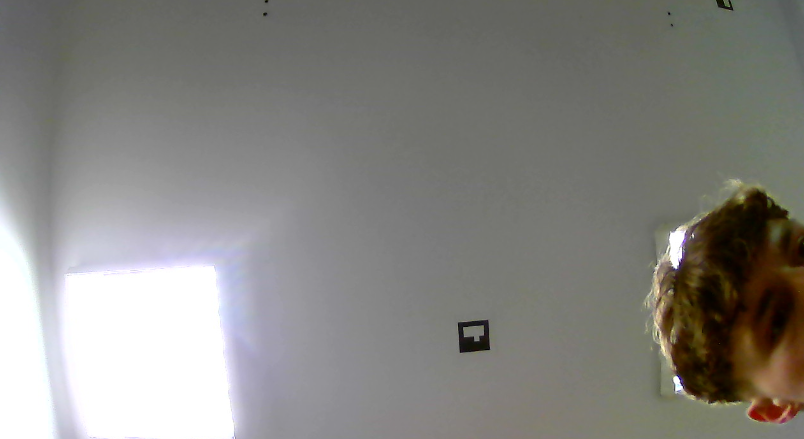
#> input picture aruco/aruco_1.png, 804 x 439 px, found by its file name; its folder holds only this picture in this run
$ python detection.py
#> lines starting #> are read from the running program, lines starting #| are printed output that depends on the picture; after the words box and inside, x2 and y2 are one past the last pixel; in counts of white or black regions, pixels touching at a corner belong together
import cv2
import cv2.aruco as aruco
import numpy as np
import os

# Define the ArUco dictionary
aruco_dict = aruco.getPredefinedDictionary(aruco.DICT_4X4_50)

# Define the input photos and output directory
marker_dir = "aruco"
input_files = [f"aruco_{i}.png" for i in range(1, 7)]
output_dir = "markers_view"

# Create the output directory if it doesn't exist
if not os.path.exists(output_dir):
    os.makedirs(output_dir)

# Initialize the detector parameters and ArUco detector
parameters = aruco.DetectorParameters()
detector = aruco.ArucoDetector(aruco_dict, parameters)

# Process each marker image
for i, filename in enumerate(input_files, 1):
    # Load the image
    image_path = os.path.join(marker_dir, filename)
    image = cv2.imread(image_path)
#> image is the input picture: shape (439, 804, 3); mean B, G, R 129, 133.1, 134.3
    if image is None:
        print(f"Error: Could not load {image_path}")
        continue

    # Convert to grayscale
    gray = cv2.cvtColor(image, cv2.COLOR_BGR2GRAY)
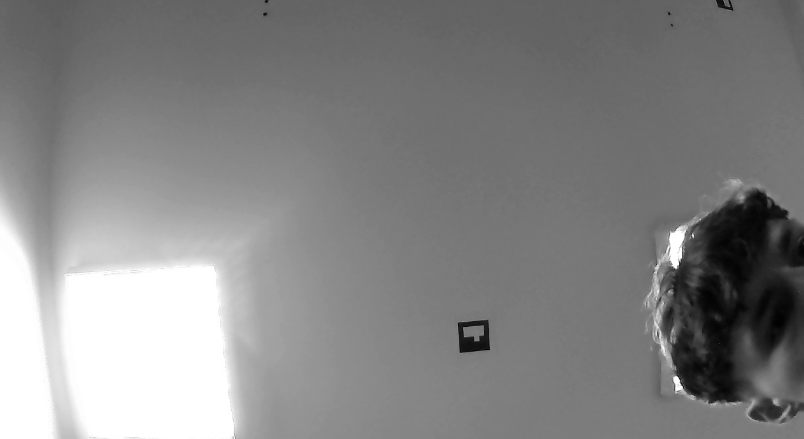
#> gray: shape (439, 804); min 1, max 255, mean 133

    # Detect markers
    corners, ids, rejected = detector.detectMarkers(gray)
#> corners = ([[489, 349], [460, 352], [458, 322], [488, 320]],); ids = [37]; rejected = ()

    if ids is not None:
        print(f"Detected {len(ids)} ArUco markers in {image_path}")
#| Detected 1 ArUco markers in aruco/aruco_1.png
        for j in range(len(ids)):
            print(f"Marker ID: {ids[j][0]}")
            print(f"Corners: {corners[j][0]}")
#> this loop made 1 pass
#| Marker ID: 37
#| Corners: [[489. 349.]
#|  [460. 352.]
#|  [458. 322.]
#|  [488. 320.]]

        # Draw detected markers on the image
        aruco.drawDetectedMarkers(image, corners, ids)
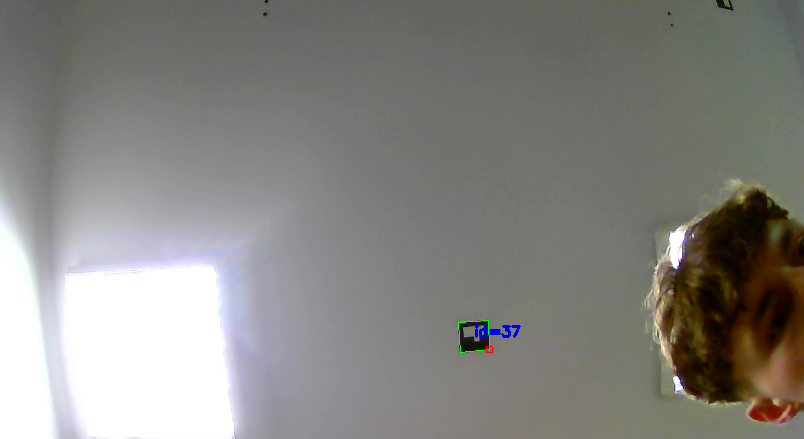
#> image: shape (439, 804, 3); 0.14% of pixels changed, all inside (x1, y1, x2, y2) = (458, 320, 521, 354)
    else:
        print(f"No ArUco markers detected in {image_path}")

    # Save the output image
    output_path = os.path.join(output_dir, f"output_aruco_{i}.png")
    cv2.imwrite(output_path, image)
    print(f"Saved output to {output_path}")

print("Detection complete.")
